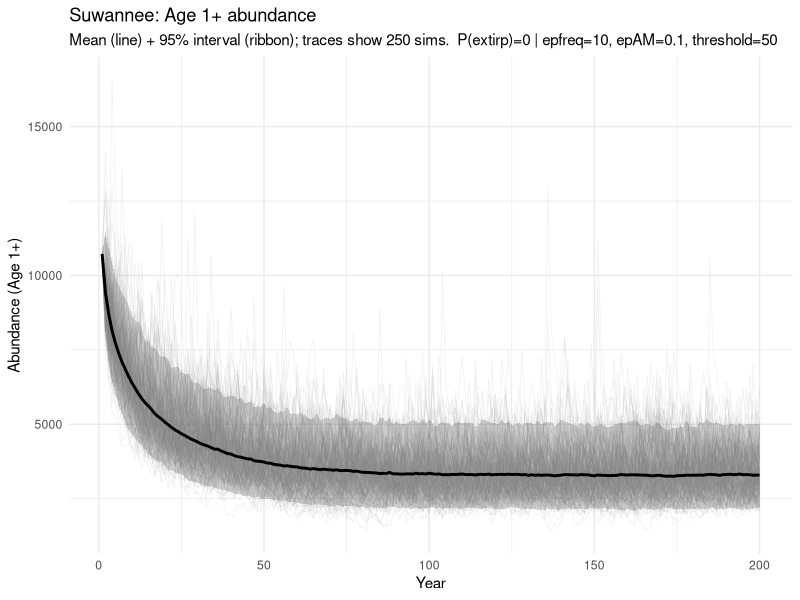
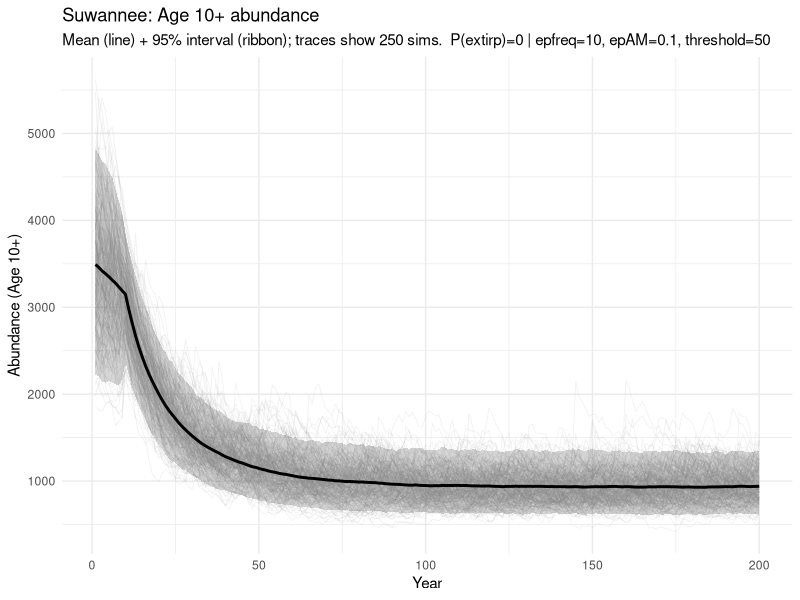

These charts were generated, in order, by the following R code:
############################################################
##GULF STURGEON PVA CALCULATOR 
##Single-population PVA (self-contained within inputs in the code here)
##
## Endpoint:
##   Extirpation = min(adults) <= threshold at any point in first 100 years
##
## Plots (user-chosen in INPUTS):
##   (1) Age plot_ageA+ abundance over years (light traces + mean line + 95% interval ribbon)
##   (2) Age plot_ageB+ abundance over years (light traces + mean line + 95% interval ribbon)
##
## Clarifications included:
##   1) Explicit "vulnerable age" definition (vuln_age)
##   2) Optional maturity age override (amat_override)
##   3) Initialization bookkeeping (vulnerable vs adult, per-sim + summaries)
##   4) Scales initial total abundance so mean vulnerable abundance ~= No
##   5) Saves FULL per-simulation initialization table (start_df_sims) to CSV (optional)
############################################################

rm(list = ls())
library(ggplot2)

# ============================================================
# INPUTS  (EDIT ONLY THIS SECTION)
# ============================================================

# Reproducibility
SEED <- 1

# Simulation controls
nT    <- 200    # number of years
A     <- 60      # max age
AR    <- 1       # recruitment age (age class recruits enter simulation)
n_sim <- 2000     # number of simulations (>=500 recommended for probability work)

# --- NEW: Choose TWO ages to plot (Age X+ and Age Y+) ---
plot_ageA <- 1    # e.g., 1 means Age 1+
plot_ageB <- 10   # e.g., 10 means Age 10+

# --- Clarification (1): definition of "vulnerable" fish (for reporting + init scaling)
vuln_age <- 4    # "vulnerable abundance" refers to females age vuln_age+
#vuln_age is a reporting and initialization convention, not related to gear
#we interpret the input No as the target female abundance age vuln_age+ 
#(the “vulnerable” pool). We then scale the starting age structure so the average 
#initial number of females age vuln_age+ across simulations is approximately No, 
#these are the starting conditions.


# Episodic event settings
epfreq <- 10     # years between episodic events (smaller => more frequent things happen)
epAM   <- 0.1   # adult episodic mortality severity (0 to 1) in episodic years, adult survival is multiplied by (1-epAM)
epJM   <- 0.1   # subadult episodic mortality severity (0 to 1) in episodic years, subadult survival is multiplied by (1-epJM)

# Extirpation definition (adult threshold)
extir_threshold <- 50

# Global biological scalars
reck <- 2.8
K    <- 0.13
afec <- 100000
Wmat <- 0.15
sd_S <- 0.6

# --- Clarification (2): optional maturity age override
amat_override <- NA
# e.g., set to 12 for "adults are age 12+"; leave NA to use the Wmat-based formula

# --- Clarification (3): print initialization bookkeeping
report_initial_composition <- TRUE

# --- Clarification (5): save the full per-simulation initialization table
save_start_table <- TRUE
start_table_file <- NA_character_   # will be auto-set after pop_name is chosen

# Plotting controls
plot_trace_sims <- 250        # number of simulations to draw as light traces (set <= n_sim)
save_plots <- FALSE

# Output plot filenames (auto-set after pop_name is chosen unless you override)
plot_A_file <- NA_character_
plot_B_file <- NA_character_

# ------------------------------------------------------------
# Population-specific scalars (UNCOMMENT EXACTLY ONE BLOCK)
# ------------------------------------------------------------

# # Example
# pop_name <- "Example"
# R0       <- 10000
# Madult   <- 0.15
# No       <- 5000

# # Pearl
# pop_name <- "Pearl"
# R0       <- 1832
# Madult   <- 0.274
# No       <- 797

# # Pascagoula
#pop_name <- "Pascagoula"
R0       <- 1869
Madult   <- 0.139
No       <- 161

# # Escambia
# pop_name <- "Escambia"
# R0       <- 498
# Madult   <- 0.139
# No       <- 339

# # Yellow
# pop_name <- "Yellow"
# R0       <- 327
# Madult   <- 0.139
# No       <- 2962

# # Choctawhatchee
# pop_name <- "Choctawhatchee"
# R0       <- 461
# Madult   <- 0.117
# No       <- 2183

# # Apalachicola
# pop_name <- "Apalachicola"
# R0       <- 537
# Madult   <- 0.117
# No       <- 1359

# # Suwannee
 pop_name <- "Suwannee"
 R0       <- 655
 Madult   <- 0.117
 No       <- 6295


# ============================================================
# SAFETY CHECKS
# ============================================================

if (!exists("pop_name") || !exists("R0") || !exists("Madult") || !exists("No")) {
  stop("You must uncomment EXACTLY ONE population block in the INPUTS section (pop_name, R0, Madult, No).")
}
if (vuln_age < 1 || vuln_age > A) stop("vuln_age must be between 1 and A.")
if (AR < 1 || AR > A) stop("AR must be between 1 and A.")
if (n_sim < 1) stop("n_sim must be >= 1.")
if (plot_ageA < 1 || plot_ageA > A) stop("plot_ageA must be between 1 and A.")
if (plot_ageB < 1 || plot_ageB > A) stop("plot_ageB must be between 1 and A.")

plot_trace_sims <- min(plot_trace_sims, n_sim)

if (is.na(start_table_file)) {
  start_table_file <- paste0("start_composition_sims_", pop_name, ".csv")
}
if (is.na(plot_A_file)) {
  plot_A_file <- paste0("timeseries_age", plot_ageA, "plus_", pop_name, ".png")
}
if (is.na(plot_B_file)) {
  plot_B_file <- paste0("timeseries_age", plot_ageB, "plus_", pop_name, ".png")
}

# ============================================================
# MODEL DO NOT MODIFY BELOW
# ============================================================

set.seed(SEED)

# Ages
ages <- 1:A
la   <- (1 - exp(-K * ages))
wa   <- la^3
fec  <- pmax(0, wa - Wmat) * afec

# Adult cutoff age (MetaPVA formula unless overridden)
amat <- as.integer(-log(1 - Wmat^(1/3)) / K)
amat <- max(1, min(A, amat))
if (!is.na(amat_override)) {
  amat <- as.integer(amat_override)
  amat <- max(1, min(A, amat))
}

# Length-based survival-at-age (MetaPVA uses *0.66)
Sa <- exp(-Madult / la * 0.66)   # transition a->a+1 uses Sa[a]

# Survivorship lx
lx <- numeric(A)
lx[1] <- 1
if (A > 1) {
  for (a in 2:A) lx[a] <- lx[a - 1] * Sa[a - 1]
}

# Eggs per recruit + Beverton-Holt params
phie <- sum(lx * fec)
R_A  <- reck / phie
R_B  <- (reck - 1) / (R0 * phie)

# ------------------------------------------------------------
# Clarification (4): scale initial total abundance so mean vulnerable ~= No
# ------------------------------------------------------------
# Expected vulnerable fraction among ages AR..A (without deviates):
vuln_frac <- sum(lx[vuln_age:A]) / sum(lx[AR:A])
vuln_frac <- max(vuln_frac, 1e-12)
N1 <- as.integer(round(No / vuln_frac))

# Episodic years per simulation
ep_flag <- matrix(FALSE, nrow = nT, ncol = n_sim)
if (epfreq <= nT) {
  n_samp <- as.integer(nT / epfreq)
  for (j in 1:n_sim) {
    yrs <- sample.int(nT, n_samp, replace = FALSE)
    ep_flag[yrs, j] <- TRUE
  }
}

# Episodic multipliers for survival transitions (ages AR..A-1)
# Subadults: AR < age < amat
# Adults:    age >= amat
ages_surv <- AR:(A - 1)
mult_episode <- rep(1, length(ages_surv))
if (length(ages_surv) > 0) {
  for (k in seq_along(ages_surv)) {
    a <- ages_surv[k]
    if (a == AR) {
      mult_episode[k] <- 1
    } else if (a < amat) {
      mult_episode[k] <- 1 - epJM
    } else {
      mult_episode[k] <- 1 - epAM
    }
  }
}

# Environmental effects
rec_dev <- matrix(
  exp(rnorm((A - AR + 1) * n_sim, 0, sd_S) + 0.5 * sd_S^2),
  nrow = (A - AR + 1), ncol = n_sim
)
anom <- matrix(
  exp(rnorm((nT - 1) * n_sim, 0, sd_S)),
  nrow = (nT - 1), ncol = n_sim
)

# State: numbers-at-age each year (A x n_sim)
N <- matrix(0L, nrow = A, ncol = n_sim)

# Initialize populations across ages AR..A
base_w <- lx[AR:A]
for (j in 1:n_sim) {
  w <- base_w * rec_dev[, j]
  w <- w / sum(w)
  N[AR:A, j] <- as.vector(rmultinom(1, N1, w))
}

# ============================================================
# Clarification (3 + 5): FULL per-simulation initialization table
# ============================================================

init_total <- colSums(N[1:A, , drop = FALSE])
init_vuln  <- colSums(N[vuln_age:A, , drop = FALSE])
init_adult <- colSums(N[amat:A,    , drop = FALSE])

start_df_sims <- data.frame(
  pop_name = pop_name,
  sim = 1:n_sim,
  init_total_age1plus = init_total,
  init_vulnerable_ageplus = init_vuln,
  init_adults_ageplus = init_adult,
  adult_frac_within_vulnerable = init_adult / pmax(1, init_vuln)
)

if (report_initial_composition) {
  cat("\n--- Initialization bookkeeping (Year 1) ---\n")
  cat("Population:", pop_name, "\n")
  cat("Interpretation: No is target vulnerable abundance (age", vuln_age, "+ females) =", No, "\n")
  cat("Derived total initial abundance (N1) =", N1, "\n")
  cat("Adult cutoff age (amat) =", amat, "\n")
  cat("Observed mean vulnerable (age", vuln_age, "+) =", round(mean(init_vuln), 1), "\n")
  cat("Observed mean adults (age", amat, "+) =", round(mean(init_adult), 1), "\n")
  cat("Adults as % of vulnerable (mean across sims) =",
      round(100 * mean(start_df_sims$adult_frac_within_vulnerable), 1), "%\n")
  cat("-----------------------------------------\n\n")
  print(utils::head(start_df_sims, 10))
}

if (isTRUE(save_start_table)) {
  utils::write.csv(start_df_sims, file = start_table_file, row.names = FALSE)
  cat("Saved per-simulation start table to:", start_table_file, "\n\n")
}

# ============================================================
# TIME SERIES STORAGE
# ============================================================

# two user-chosen age thresholds:
N_ageAplus <- matrix(0, nrow = nT, ncol = n_sim)
N_ageBplus <- matrix(0, nrow = nT, ncol = n_sim)

# kept for extirpation endpoint + bookkeeping
N_adults   <- matrix(0, nrow = nT, ncol = n_sim)  # adults = amat+
N_vuln     <- matrix(0, nrow = nT, ncol = n_sim)  # vulnerable = vuln_age+

record_metrics <- function(t, Nmat) {
  N_ageAplus[t, ] <<- colSums(Nmat[plot_ageA:A, , drop = FALSE])
  N_ageBplus[t, ] <<- colSums(Nmat[plot_ageB:A, , drop = FALSE])
  N_adults[t, ]   <<- colSums(Nmat[amat:A, , drop = FALSE])
  N_vuln[t, ]     <<- colSums(Nmat[vuln_age:A, , drop = FALSE])
}

# Record year 1
record_metrics(1, N)

# ============================================================
# DYNAMICS OVER YEARS
# ============================================================

for (t in 2:nT) {
  
  # Eggs from prior year
  Et <- colSums(N[AR:A, , drop = FALSE] * fec[AR:A])
  
  # Recruitment to age AR
  recruits <- as.integer((R_A * Et * anom[t - 1, ]) / (1 + R_B * Et))
  
  # Next year state
  N_next <- matrix(0L, nrow = A, ncol = n_sim)
  N_next[AR, ] <- recruits
  
  # Survival transitions a -> a+1 for a = AR..A-1
  if (A > AR) {
    surv_base <- Sa[AR:(A - 1)]
    for (k in seq_along(ages_surv)) {
      mult_sim <- ifelse(ep_flag[t - 1, ], mult_episode[k], 1)
      pvec <- pmin(pmax(surv_base[k] * mult_sim, 0), 1)
      
      N_next[ages_surv[k] + 1, ] <- rbinom(
        n    = n_sim,
        size = pmax(0L, N[ages_surv[k], ]),
        prob = pvec
      )
    }
  }
  
  N <- N_next
  record_metrics(t, N)
}

# ============================================================
# EXTIRPATION PROBABILITY
# ============================================================

ext_window <- min(100, nT)
min_adults <- apply(N_adults[1:ext_window, , drop = FALSE], 2, min)
extirp_ind <- (min_adults <= extir_threshold)
p_extirp   <- mean(extirp_ind)

cat("\nPopulation:", pop_name, "\n")
cat("Years:", nT, " | Sims:", n_sim, " | A:", A, " | AR:", AR, "\n")
cat("Vulnerable age (vuln_age) =", vuln_age, " | Adult age cutoff (amat) =", amat, "\n")
cat("Plotted ages: Age", plot_ageA, "+ and Age", plot_ageB, "+\n")
cat("epfreq =", epfreq, " | epAM =", epAM, " | epJM =", epJM, "\n")
cat("Extirpation threshold (adults) =", extir_threshold, "\n")
cat("P(extirpation) = P(min adults <= threshold in years 1..", ext_window, ") = ",
    round(p_extirp, 4), "\n\n", sep = "")

# ============================================================
# PLOTTING (traces + mean + 95% interval ribbon)
# ============================================================

years <- 1:nT
trace_ids <- if (plot_trace_sims < n_sim) sample.int(n_sim, plot_trace_sims) else 1:n_sim

summ_by_year <- function(mat) {
  data.frame(
    year = years,
    mean = rowMeans(mat),
    lwr  = apply(mat, 1, quantile, probs = 0.025, na.rm = TRUE),
    upr  = apply(mat, 1, quantile, probs = 0.975, na.rm = TRUE)
  )
}

# Helper to build the plot for an arbitrary "Age X+ matrix"
make_plot <- function(mat, age_label, trace_ids, title_prefix, p_extirp, epfreq, epAM, extir_threshold) {
  
  df_trace <- data.frame(
    year = rep(years, times = length(trace_ids)),
    sim  = rep(trace_ids, each = nT),
    N    = as.vector(mat[, trace_ids, drop = FALSE])
  )
  
  sum_tbl <- summ_by_year(mat)
  
  ggplot() +
    geom_line(data = df_trace, aes(x = year, y = N, group = sim),
              alpha = 0.12, linewidth = 0.3, color = "grey60") +
    geom_ribbon(data = sum_tbl, aes(x = year, ymin = lwr, ymax = upr),
                alpha = 0.20) +
    geom_line(data = sum_tbl, aes(x = year, y = mean),
              linewidth = 1.0, color = "black") +
    labs(
      title = paste0(title_prefix, ": ", age_label, " abundance"),
      subtitle = paste0("Mean (line) + 95% interval (ribbon); traces show ", length(trace_ids),
                        " sims.  P(extirp)=", round(p_extirp, 3),
                        " | epfreq=", epfreq, ", epAM=", epAM, ", threshold=", extir_threshold),
      x = "Year",
      y = paste0("Abundance (", age_label, ")")
    ) +
    theme_minimal()
}

pA <- make_plot(
  mat = N_ageAplus,
  age_label = paste0("Age ", plot_ageA, "+"),
  trace_ids = trace_ids,
  title_prefix = pop_name,
  p_extirp = p_extirp,
  epfreq = epfreq,
  epAM = epAM,
  extir_threshold = extir_threshold
)

pB <- make_plot(
  mat = N_ageBplus,
  age_label = paste0("Age ", plot_ageB, "+"),
  trace_ids = trace_ids,
  title_prefix = pop_name,
  p_extirp = p_extirp,
  epfreq = epfreq,
  epAM = epAM,
  extir_threshold = extir_threshold
)

print(pA)
print(pB)

if (isTRUE(save_plots)) {
  ggsave(plot_A_file, pA, width = 9, height = 4.8, dpi = 300)
  ggsave(plot_B_file, pB, width = 9, height = 4.8, dpi = 300)
  cat("Saved plots:\n  ", plot_A_file, "\n  ", plot_B_file, "\n", sep = "")
}

# NOTE:
# - Keep n_sim large for stable extirpation probabilities.
# - For plotting, use plot_trace_sims << n_sim to keep figures fast and readable.
# - start_df_sims is the full per-simulation initialization table (Year 1).
############################################################
